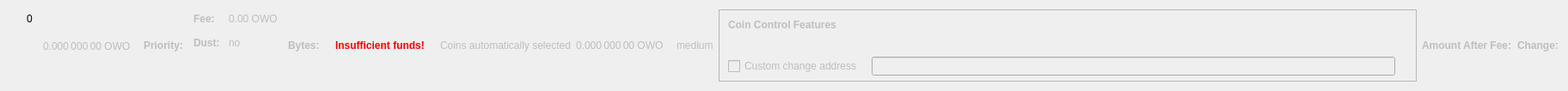
    <widget class="QWidget" name="dummyHideWidget" native="true">
     <property name="maximumSize">
      <size>
       <width>100</width>
       <height>22</height>
      </size>
     </property>
     <layout class="QHBoxLayout" name="dummyHideLayout">
      <item>
       <layout class="QFormLayout" name="formLayoutCoinControl1">
        <property name="horizontalSpacing">
         <number>10</number>
        </property>
        <property name="verticalSpacing">
         <number>14</number>
        </property>
        <property name="leftMargin">
         <number>10</number>
        </property>
        <property name="topMargin">
         <number>4</number>
        </property>
        <property name="rightMargin">
         <number>6</number>
        </property>
        <item row="0" column="1">
         <widget class="QLabel" name="labelCoinControlBytes">
          <property name="cursor">
           <cursorShape>IBeamCursor</cursorShape>
          </property>
          <property name="contextMenuPolicy">
           <enum>Qt::ActionsContextMenu</enum>
          </property>
          <property name="text">
           <string notr="true">0</string>
          </property>
          <property name="textInteractionFlags">
           <set>Qt::LinksAccessibleByMouse|Qt::TextSelectableByKeyboard|Qt::TextSelectableByMouse</set>
          </property>
         </widget>
        </item>
       </layout>
      </item>
      <item>
       <widget class="QLabel" name="labelCoinControlAfterFee">
        <property name="enabled">
         <bool>false</bool>
        </property>
        <property name="sizePolicy">
         <sizepolicy hsizetype="Fixed" vsizetype="Fixed">
          <horstretch>0</horstretch>
          <verstretch>0</verstretch>
         </sizepolicy>
        </property>
        <property name="minimumSize">
         <size>
          <width>111</width>
          <height>12</height>
         </size>
        </property>
        <property name="maximumSize">
         <size>
          <width>111</width>
          <height>12</height>
         </size>
        </property>
        <property name="cursor">
         <cursorShape>IBeamCursor</cursorShape>
        </property>
        <property name="contextMenuPolicy">
         <enum>Qt::ActionsContextMenu</enum>
        </property>
        <property name="text">
         <string notr="true">0.000 000 00 OWO</string>
        </property>
        <property name="textInteractionFlags">
         <set>Qt::LinksAccessibleByMouse|Qt::TextSelectableByKeyboard|Qt::TextSelectableByMouse</set>
        </property>
       </widget>
      </item>
      <item>
       <widget class="QLabel" name="labelCoinControlPriorityText">
        <property name="enabled">
         <bool>false</bool>
        </property>
        <property name="font">
         <font>
          <weight>75</weight>
          <bold>true</bold>
         </font>
        </property>
        <property name="text">
         <string>Priority:</string>
        </property>
       </widget>
      </item>
      <item>
       <layout class="QHBoxLayout" name="horizontalLayout"/>
      </item>
      <item>
       <layout class="QFormLayout" name="formLayoutCoinControl3">
        <property name="horizontalSpacing">
         <number>10</number>
        </property>
        <property name="verticalSpacing">
         <number>14</number>
        </property>
        <property name="leftMargin">
         <number>6</number>
        </property>
        <property name="topMargin">
         <number>4</number>
        </property>
        <property name="rightMargin">
         <number>6</number>
        </property>
        <item row="0" column="0">
         <widget class="QLabel" name="labelCoinControlFeeText">
          <property name="enabled">
           <bool>false</bool>
          </property>
          <property name="font">
           <font>
            <weight>75</weight>
            <bold>true</bold>
           </font>
          </property>
          <property name="text">
           <string>Fee:</string>
          </property>
          <property name="margin">
           <number>0</number>
          </property>
         </widget>
        </item>
        <item row="0" column="1">
         <widget class="QLabel" name="labelCoinControlFee">
          <property name="enabled">
           <bool>false</bool>
          </property>
          <property name="cursor">
           <cursorShape>IBeamCursor</cursorShape>
          </property>
          <property name="contextMenuPolicy">
           <enum>Qt::ActionsContextMenu</enum>
          </property>
          <property name="text">
           <string notr="true">0.00 OWO</string>
          </property>
          <property name="textInteractionFlags">
           <set>Qt::LinksAccessibleByMouse|Qt::TextSelectableByKeyboard|Qt::TextSelectableByMouse</set>
          </property>
         </widget>
        </item>
        <item row="1" column="0">
         <widget class="QLabel" name="labelCoinControlLowOutputText">
          <property name="enabled">
           <bool>false</bool>
          </property>
          <property name="font">
           <font>
            <weight>75</weight>
            <bold>true</bold>
           </font>
          </property>
          <property name="text">
           <string>Dust:</string>
          </property>
         </widget>
        </item>
        <item row="1" column="1">
         <widget class="QLabel" name="labelCoinControlLowOutput">
          <property name="enabled">
           <bool>false</bool>
          </property>
          <property name="cursor">
           <cursorShape>IBeamCursor</cursorShape>
          </property>
          <property name="contextMenuPolicy">
           <enum>Qt::ActionsContextMenu</enum>
          </property>
          <property name="text">
           <string>no</string>
          </property>
          <property name="textInteractionFlags">
           <set>Qt::LinksAccessibleByMouse|Qt::TextSelectableByKeyboard|Qt::TextSelectableByMouse</set>
          </property>
         </widget>
        </item>
       </layout>
      </item>
      <item>
       <widget class="QLabel" name="labelCoinControlBytesText">
        <property name="enabled">
         <bool>false</bool>
        </property>
        <property name="font">
         <font>
          <weight>75</weight>
          <bold>true</bold>
         </font>
        </property>
        <property name="text">
         <string>Bytes:</string>
        </property>
       </widget>
      </item>
      <item>
       <layout class="QFormLayout" name="formLayoutCoinControl2">
        <property name="horizontalSpacing">
         <number>10</number>
        </property>
        <property name="verticalSpacing">
         <number>14</number>
        </property>
        <property name="leftMargin">
         <number>6</number>
        </property>
        <property name="topMargin">
         <number>4</number>
        </property>
        <property name="rightMargin">
         <number>6</number>
        </property>
       </layout>
      </item>
      <item>
       <layout class="QHBoxLayout" name="horizontalLayoutCoinControl2">
        <property name="spacing">
         <number>8</number>
        </property>
        <property name="bottomMargin">
         <number>10</number>
        </property>
       </layout>
      </item>
      <item>
       <widget class="QLabel" name="labelCoinControlInsuffFunds">
        <property name="enabled">
         <bool>false</bool>
        </property>
        <property name="minimumSize">
         <size>
          <width>0</width>
          <height>0</height>
         </size>
        </property>
        <property name="font">
         <font>
          <weight>75</weight>
          <bold>true</bold>
         </font>
        </property>
        <property name="styleSheet">
         <string notr="true">color:red;font-weight:bold;</string>
        </property>
        <property name="text">
         <string>Insufficient funds!</string>
        </property>
        <property name="margin">
         <number>5</number>
        </property>
       </widget>
      </item>
      <item>
       <layout class="QFormLayout" name="formLayoutCoinControl4">
        <property name="horizontalSpacing">
         <number>10</number>
        </property>
        <property name="verticalSpacing">
         <number>14</number>
        </property>
        <property name="leftMargin">
         <number>6</number>
        </property>
        <property name="topMargin">
         <number>4</number>
        </property>
        <property name="rightMargin">
         <number>6</number>
        </property>
       </layout>
      </item>
      <item>
       <widget class="QLabel" name="labelCoinControlAutomaticallySelected">
        <property name="enabled">
         <bool>false</bool>
        </property>
        <property name="sizePolicy">
         <sizepolicy hsizetype="Fixed" vsizetype="Fixed">
          <horstretch>0</horstretch>
          <verstretch>0</verstretch>
         </sizepolicy>
        </property>
        <property name="minimumSize">
         <size>
          <width>0</width>
          <height>0</height>
         </size>
        </property>
        <property name="maximumSize">
         <size>
          <width>240</width>
          <height>16777215</height>
         </size>
        </property>
        <property name="text">
         <string>Coins automatically selected</string>
        </property>
        <property name="margin">
         <number>5</number>
        </property>
       </widget>
      </item>
      <item>
       <widget class="QLabel" name="labelCoinControlChange">
        <property name="enabled">
         <bool>false</bool>
        </property>
        <property name="sizePolicy">
         <sizepolicy hsizetype="Fixed" vsizetype="Fixed">
          <horstretch>0</horstretch>
          <verstretch>0</verstretch>
         </sizepolicy>
        </property>
        <property name="minimumSize">
         <size>
          <width>111</width>
          <height>0</height>
         </size>
        </property>
        <property name="maximumSize">
         <size>
          <width>111</width>
          <height>16777215</height>
         </size>
        </property>
        <property name="cursor">
         <cursorShape>IBeamCursor</cursorShape>
        </property>
        <property name="contextMenuPolicy">
         <enum>Qt::ActionsContextMenu</enum>
        </property>
        <property name="text">
         <string notr="true">0.000 000 00 OWO</string>
        </property>
        <property name="textInteractionFlags">
         <set>Qt::LinksAccessibleByMouse|Qt::TextSelectableByKeyboard|Qt::TextSelectableByMouse</set>
        </property>
       </widget>
      </item>
      <item>
       <widget class="QLabel" name="labelCoinControlPriority">
        <property name="enabled">
         <bool>false</bool>
        </property>
        <property name="cursor">
         <cursorShape>IBeamCursor</cursorShape>
        </property>
        <property name="contextMenuPolicy">
         <enum>Qt::ActionsContextMenu</enum>
        </property>
        <property name="text">
         <string>medium</string>
        </property>
        <property name="textInteractionFlags">
         <set>Qt::LinksAccessibleByMouse|Qt::TextSelectableByKeyboard|Qt::TextSelectableByMouse</set>
        </property>
       </widget>
      </item>
      <item>
       <widget class="QFrame" name="frameCoinControl">
        <property name="sizePolicy">
         <sizepolicy hsizetype="Expanding" vsizetype="Expanding">
          <horstretch>0</horstretch>
          <verstretch>0</verstretch>
         </sizepolicy>
        </property>
        <property name="maximumSize">
         <size>
          <width>16777215</width>
          <height>16777215</height>
         </size>
        </property>
        <property name="frameShape">
         <enum>QFrame::StyledPanel</enum>
        </property>
        <property name="frameShadow">
         <enum>QFrame::Sunken</enum>
        </property>
        <layout class="QVBoxLayout" name="verticalLayoutCoinControl2_2">
         <property name="spacing">
          <number>0</number>
         </property>
         <property name="leftMargin">
          <number>0</number>
         </property>
         <property name="topMargin">
          <number>0</number>
         </property>
         <property name="rightMargin">
          <number>0</number>
         </property>
         <property name="bottomMargin">
          <number>6</number>
         </property>
         <item>
          <layout class="QVBoxLayout" name="verticalLayoutCoinControl" stretch="0,0,0,1">
           <property name="spacing">
            <number>0</number>
           </property>
           <property name="leftMargin">
            <number>10</number>
           </property>
           <property name="topMargin">
            <number>10</number>
           </property>
           <item>
            <layout class="QHBoxLayout" name="horizontalLayoutCoinControl1">
             <property name="bottomMargin">
              <number>15</number>
             </property>
             <item>
              <widget class="QLabel" name="labelCoinControlFeatures">
               <property name="enabled">
                <bool>false</bool>
               </property>
               <property name="sizePolicy">
                <sizepolicy hsizetype="Preferred" vsizetype="Maximum">
                 <horstretch>0</horstretch>
                 <verstretch>0</verstretch>
                </sizepolicy>
               </property>
               <property name="font">
                <font>
                 <weight>75</weight>
                 <bold>true</bold>
                </font>
               </property>
               <property name="styleSheet">
                <string notr="true">font-weight:bold;</string>
               </property>
               <property name="text">
                <string>Coin Control Features</string>
               </property>
              </widget>
             </item>
            </layout>
           </item>
           <item>
            <widget class="QWidget" name="widgetCoinControl" native="true">
             <property name="sizePolicy">
              <sizepolicy hsizetype="Preferred" vsizetype="Preferred">
               <horstretch>0</horstretch>
               <verstretch>0</verstretch>
              </sizepolicy>
             </property>
             <property name="minimumSize">
              <size>
               <width>0</width>
               <height>0</height>
              </size>
             </property>
             <property name="styleSheet">
              <string notr="true"/>
             </property>
             <layout class="QHBoxLayout" name="horizontalLayoutCoinControl5_2">
              <property name="leftMargin">
               <number>0</number>
              </property>
              <property name="topMargin">
               <number>0</number>
              </property>
              <property name="rightMargin">
               <number>0</number>
              </property>
              <property name="bottomMargin">
               <number>0</number>
              </property>
              <item>
               <layout class="QHBoxLayout" name="horizontalLayoutCoinControl3">
                <property name="spacing">
                 <number>20</number>
                </property>
                <property name="topMargin">
                 <number>0</number>
                </property>
                <property name="bottomMargin">
                 <number>10</number>
                </property>
               </layout>
              </item>
             </layout>
            </widget>
           </item>
           <item>
            <layout class="QHBoxLayout" name="horizontalLayoutCoinControl4" stretch="0,0,0">
             <property name="spacing">
              <number>12</number>
             </property>
             <property name="sizeConstraint">
              <enum>QLayout::SetDefaultConstraint</enum>
             </property>
             <property name="topMargin">
              <number>5</number>
             </property>
             <property name="rightMargin">
              <number>5</number>
             </property>
             <item>
              <widget class="QCheckBox" name="checkBoxCoinControlChange">
               <property name="enabled">
                <bool>false</bool>
               </property>
               <property name="toolTip">
                <string>If this is activated, but the change address is empty or invalid, change will be sent to a newly generated address.</string>
               </property>
               <property name="text">
                <string>Custom change address</string>
               </property>
              </widget>
             </item>
             <item>
              <widget class="QValidatedLineEdit" name="lineEditCoinControlChange">
               <property name="enabled">
                <bool>false</bool>
               </property>
               <property name="sizePolicy">
                <sizepolicy hsizetype="Expanding" vsizetype="Fixed">
                 <horstretch>0</horstretch>
                 <verstretch>0</verstretch>
                </sizepolicy>
               </property>
              </widget>
             </item>
             <item>
              <widget class="QLabel" name="labelCoinControlChangeLabel_2">
               <property name="sizePolicy">
                <sizepolicy hsizetype="Preferred" vsizetype="Expanding">
                 <horstretch>0</horstretch>
                 <verstretch>0</verstretch>
                </sizepolicy>
               </property>
               <property name="minimumSize">
                <size>
                 <width>0</width>
                 <height>0</height>
                </size>
               </property>
               <property name="text">
                <string/>
               </property>
               <property name="margin">
                <number>3</number>
               </property>
              </widget>
             </item>
            </layout>
           </item>
           <item>
            <spacer name="verticalSpacerCoinControl">
             <property name="orientation">
              <enum>Qt::Vertical</enum>
             </property>
             <property name="sizeHint" stdset="0">
              <size>
               <width>800</width>
               <height>1</height>
              </size>
             </property>
            </spacer>
           </item>
          </layout>
         </item>
        </layout>
       </widget>
      </item>
      <item>
       <widget class="QLabel" name="labelCoinControlAfterFeeText">
        <property name="enabled">
         <bool>false</bool>
        </property>
        <property name="minimumSize">
         <size>
          <width>0</width>
          <height>0</height>
         </size>
        </property>
        <property name="maximumSize">
         <size>
          <width>16777215</width>
          <height>16777215</height>
         </size>
        </property>
        <property name="font">
         <font>
          <weight>75</weight>
          <bold>true</bold>
         </font>
        </property>
        <property name="text">
         <string>Amount After Fee:</string>
        </property>
        <property name="alignment">
         <set>Qt::AlignLeading|Qt::AlignLeft|Qt::AlignVCenter</set>
        </property>
        <property name="margin">
         <number>0</number>
        </property>
       </widget>
      </item>
      <item>
       <widget class="QLabel" name="labelCoinControlChangeText">
        <property name="enabled">
         <bool>false</bool>
        </property>
        <property name="sizePolicy">
         <sizepolicy hsizetype="Preferred" vsizetype="Preferred">
          <horstretch>0</horstretch>
          <verstretch>0</verstretch>
         </sizepolicy>
        </property>
        <property name="minimumSize">
         <size>
          <width>0</width>
          <height>0</height>
         </size>
        </property>
        <property name="maximumSize">
         <size>
          <width>16777215</width>
          <height>16777215</height>
         </size>
        </property>
        <property name="font">
         <font>
          <weight>75</weight>
          <bold>true</bold>
         </font>
        </property>
        <property name="text">
         <string>Change:</string>
        </property>
        <property name="alignment">
         <set>Qt::AlignLeading|Qt::AlignLeft|Qt::AlignVCenter</set>
        </property>
       </widget>
      </item>
     </layout>
    </widget>
